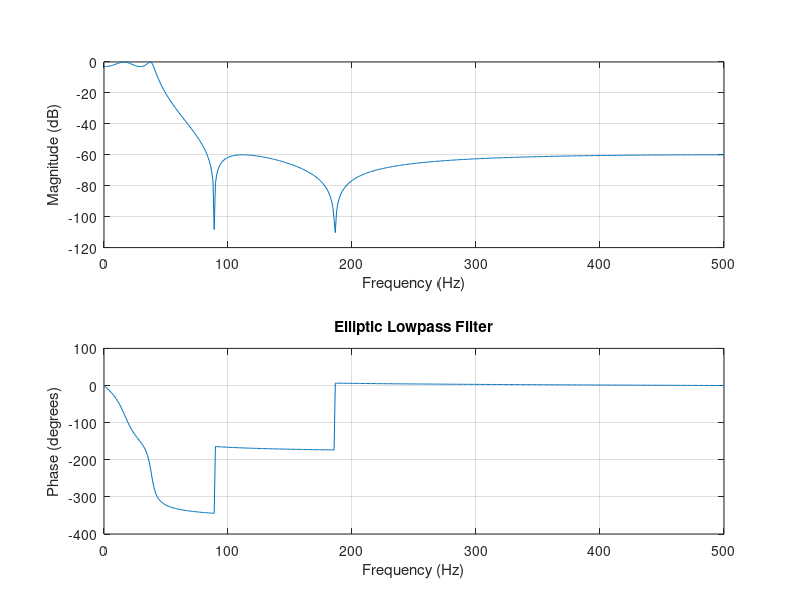

This chart was generated by the following MATLAB code:
Wp = 40/500; Ws = 150/500;
Rp = 3; Rs = 60;
[n,Wp] = ellipord(Wp,Ws,Rp,Rs)
[b,a] = ellip(n,Rp,Rs,Wp);
freqz(b,a,512,1000);
title('Elliptic Lowpass Filter')
